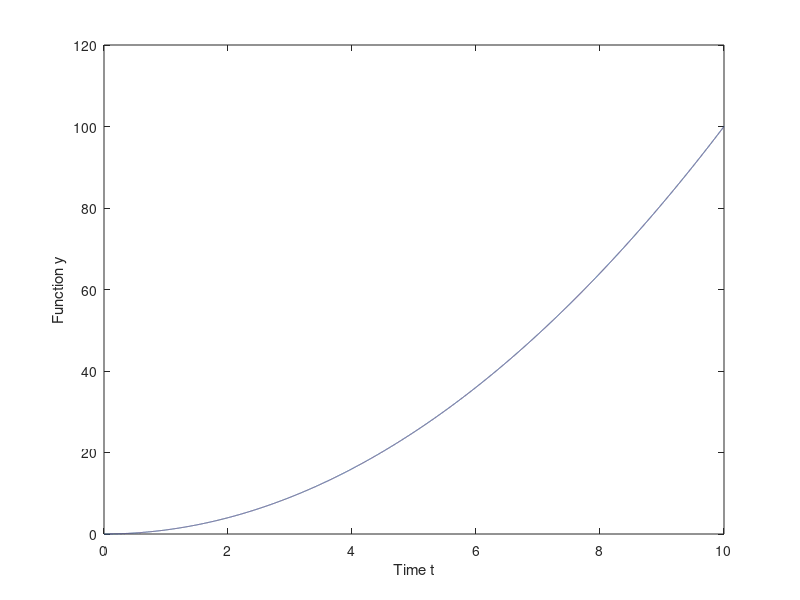
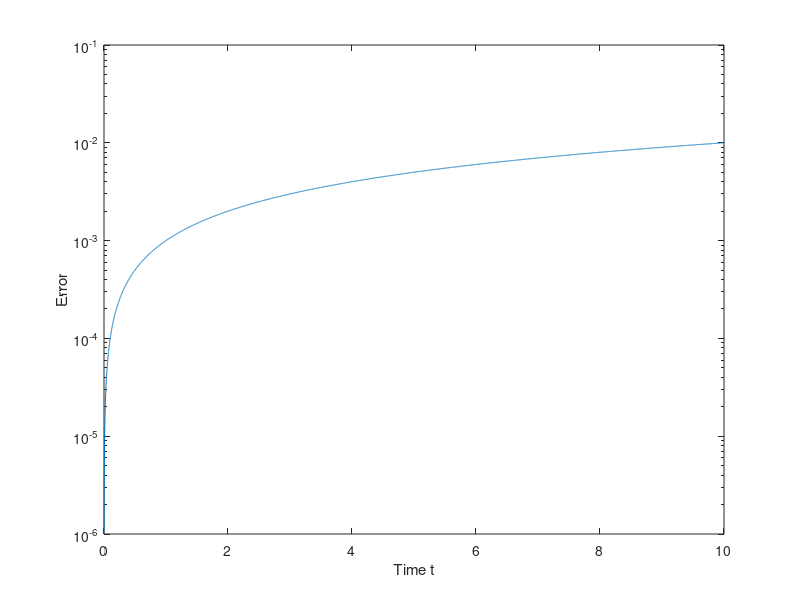

MATLAB code for these plots, in order:
%%%%%%%%%%%%%%%%%%%%%%%%%%%%%%%%%%%%%%%%%%%%%%%%%%%%%%%%%%%%%%%%%%%
%                                ELP002                           %
%                                                                 %
%Class example of the solution of a simple differential equation: %
%                                                                 %
%                              dy/dt=2t                           %
%%%%%%%%%%%%%%%%%%%%%%%%%%%%%%%%%%%%%%%%%%%%%%%%%%%%%%%%%%%%%%%%%%%

%Clear memory and close existing figures
clear all
close all

%Define initial time, final time and time step
to=0;    %Initial time
tf=10;   %Final time
dt=1e-3; %Time step

%Create time array
t=to:dt:tf;

%Initial condition (value of y at t=0)
y(1)=0;      

%Calculate y(t) using a finite difference formulation
for i=2:length(t)
    y(i)=y(i-1)+2*t(i)*dt;
end

%Plot result
plot(t,y)
xlabel('Time t') %Add label to x axis
ylabel('Function y') %Add label to y axis

%Compare with exact solution
hold on
y_exact=t.^2;
plot(t,y_exact,'r:')

%Plot the error as a function of time
error=(y-y_exact);
figure  %Creates a new figure
semilogy(t,error) %Plot error using a logarithmic scale in the y axis
xlabel('Time t')
ylabel('Error')
